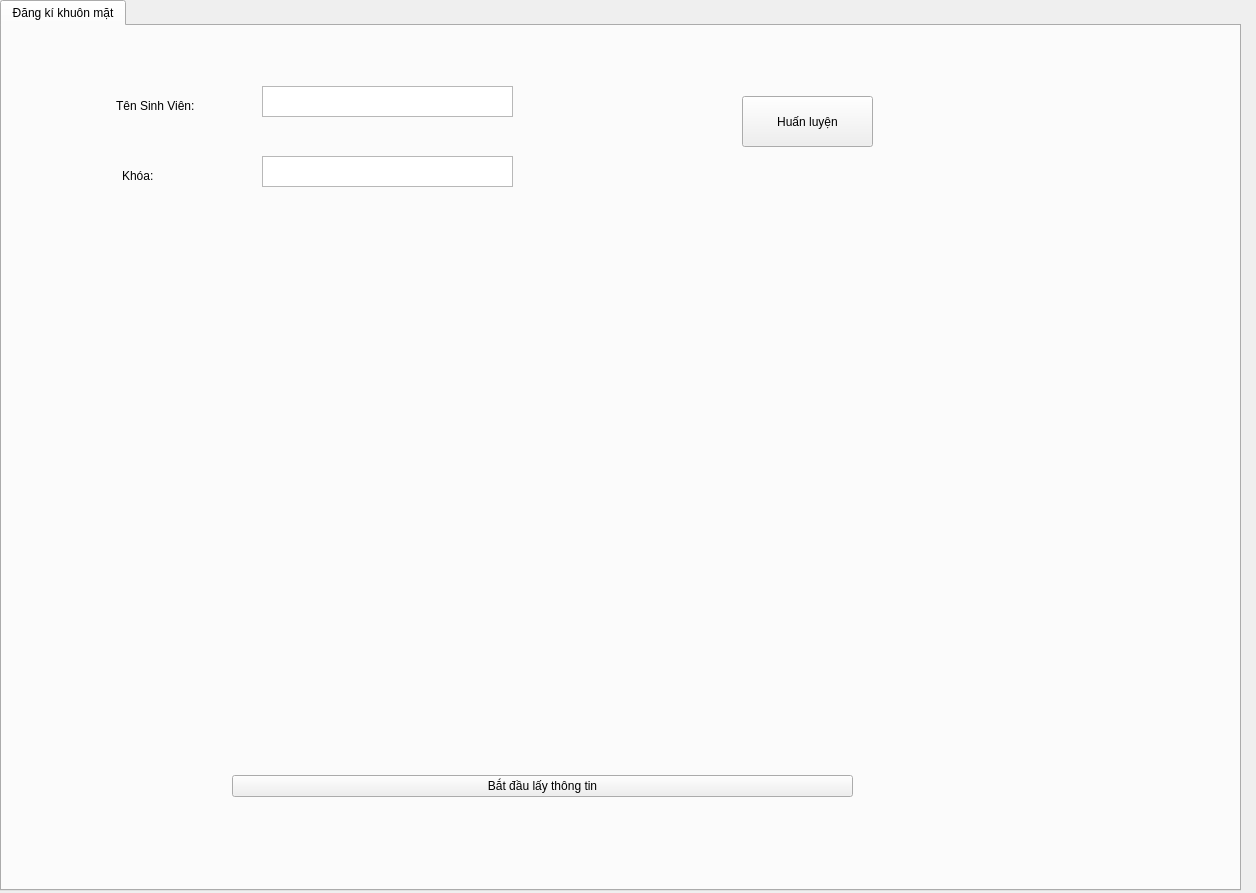
<?xml version="1.0" encoding="UTF-8"?>
<ui version="4.0">
 <class>Form</class>
 <widget class="QWidget" name="Form">
  <property name="geometry">
   <rect>
    <x>0</x>
    <y>0</y>
    <width>1256</width>
    <height>893</height>
   </rect>
  </property>
  <property name="windowTitle">
   <string>Hệ thống điểm danh trong lớp học</string>
  </property>
  <property name="autoFillBackground">
   <bool>true</bool>
  </property>
  <widget class="QTabWidget" name="tabWidget">
   <property name="geometry">
    <rect>
     <x>0</x>
     <y>0</y>
     <width>1241</width>
     <height>891</height>
    </rect>
   </property>
   <property name="sizePolicy">
    <sizepolicy hsizetype="Maximum" vsizetype="Maximum">
     <horstretch>0</horstretch>
     <verstretch>0</verstretch>
    </sizepolicy>
   </property>
   <property name="layoutDirection">
    <enum>Qt::LeftToRight</enum>
   </property>
   <property name="autoFillBackground">
    <bool>false</bool>
   </property>
   <property name="tabPosition">
    <enum>QTabWidget::North</enum>
   </property>
   <property name="tabShape">
    <enum>QTabWidget::Rounded</enum>
   </property>
   <property name="currentIndex">
    <number>0</number>
   </property>
   <property name="iconSize">
    <size>
     <width>30</width>
     <height>30</height>
    </size>
   </property>
   <property name="tabsClosable">
    <bool>false</bool>
   </property>
   <property name="movable">
    <bool>true</bool>
   </property>
   <property name="tabBarAutoHide">
    <bool>false</bool>
   </property>
   <widget class="QWidget" name="tab">
    <attribute name="title">
     <string>Đăng kí khuôn mặt</string>
    </attribute>
    <widget class="QTextEdit" name="txtKhoaHoc">
     <property name="geometry">
      <rect>
       <x>260</x>
       <y>130</y>
       <width>251</width>
       <height>31</height>
      </rect>
     </property>
    </widget>
    <widget class="QLabel" name="lbName">
     <property name="geometry">
      <rect>
       <x>114</x>
       <y>69</y>
       <width>111</width>
       <height>21</height>
      </rect>
     </property>
     <property name="text">
      <string>Tên Sinh Viên:</string>
     </property>
    </widget>
    <widget class="QLabel" name="lbTrain">
     <property name="geometry">
      <rect>
       <x>630</x>
       <y>150</y>
       <width>321</width>
       <height>51</height>
      </rect>
     </property>
     <property name="minimumSize">
      <size>
       <width>321</width>
       <height>51</height>
      </size>
     </property>
     <property name="text">
      <string/>
     </property>
    </widget>
    <widget class="QPushButton" name="btnTrain">
     <property name="geometry">
      <rect>
       <x>740</x>
       <y>70</y>
       <width>131</width>
       <height>51</height>
      </rect>
     </property>
     <property name="text">
      <string>Huấn luyện</string>
     </property>
    </widget>
    <widget class="QTextEdit" name="txtName">
     <property name="geometry">
      <rect>
       <x>260</x>
       <y>60</y>
       <width>251</width>
       <height>31</height>
      </rect>
     </property>
     <property name="html">
      <string>&lt;!DOCTYPE HTML PUBLIC &quot;-//W3C//DTD HTML 4.0//EN&quot; &quot;http://www.w3.org/TR/REC-html40/strict.dtd&quot;&gt;
&lt;html&gt;&lt;head&gt;&lt;meta name=&quot;qrichtext&quot; content=&quot;1&quot; /&gt;&lt;style type=&quot;text/css&quot;&gt;
p, li { white-space: pre-wrap; }
&lt;/style&gt;&lt;/head&gt;&lt;body style=&quot; font-family:'MS Shell Dlg 2'; font-size:7.8pt; font-weight:400; font-style:normal;&quot;&gt;
&lt;p style=&quot;-qt-paragraph-type:empty; margin-top:0px; margin-bottom:0px; margin-left:0px; margin-right:0px; -qt-block-indent:0; text-indent:0px;&quot;&gt;&lt;br /&gt;&lt;/p&gt;&lt;/body&gt;&lt;/html&gt;</string>
     </property>
     <property name="placeholderText">
      <string/>
     </property>
    </widget>
    <widget class="QLabel" name="lbName_2">
     <property name="geometry">
      <rect>
       <x>120</x>
       <y>140</y>
       <width>111</width>
       <height>20</height>
      </rect>
     </property>
     <property name="text">
      <string>Khóa:</string>
     </property>
    </widget>
    <widget class="QWidget" name="layoutWidget">
     <property name="geometry">
      <rect>
       <x>230</x>
       <y>270</y>
       <width>621</width>
       <height>501</height>
      </rect>
     </property>
     <layout class="QVBoxLayout" name="verticalLayout">
      <property name="sizeConstraint">
       <enum>QLayout::SetDefaultConstraint</enum>
      </property>
      <item>
       <widget class="QLabel" name="camera">
        <property name="text">
         <string/>
        </property>
       </widget>
      </item>
      <item>
       <widget class="QPushButton" name="btnControl">
        <property name="text">
         <string>Bắt đầu lấy thông tin</string>
        </property>
       </widget>
      </item>
     </layout>
    </widget>
   </widget>
  </widget>
 </widget>
 <resources/>
 <connections/>
</ui>
